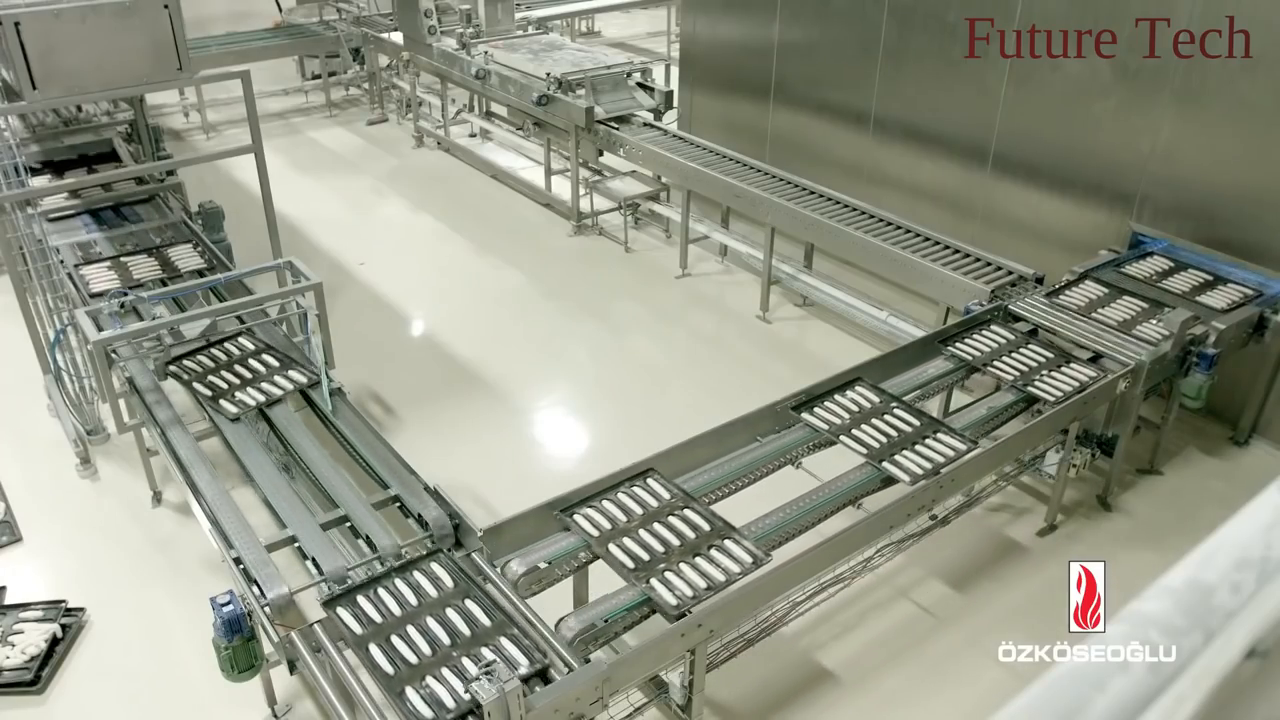
#> input picture frame 66 of object-detection/question_1/bread.mp4, 1280 x 720 px
$ python tempMatching.py
#> lines starting #> are read from the running program, lines starting #| are printed output that depends on the picture
import re
import os
import sys
import time

import cv2
import numpy as np

from math import *
from skimage.feature import local_binary_pattern


cap = cv2.VideoCapture('bread.mp4')

#
# if __name__ == "__main__":
#     r = cv2.selectROI(im)
#     extractFeature(gtPath);
#     print('ok')
# 2424 5800
#3838


# cap.set(1,5000)


ret, frame = cap.read()
#> frame is the input picture: shape (720, 1280, 3); mean B, G, R 135, 150.6, 147.7
res = cv2.resize(frame, None, fx=.7, fy=.7, interpolation=cv2.INTER_BITS)
res  = cv2.cvtColor(res, cv2.COLOR_BGR2GRAY)
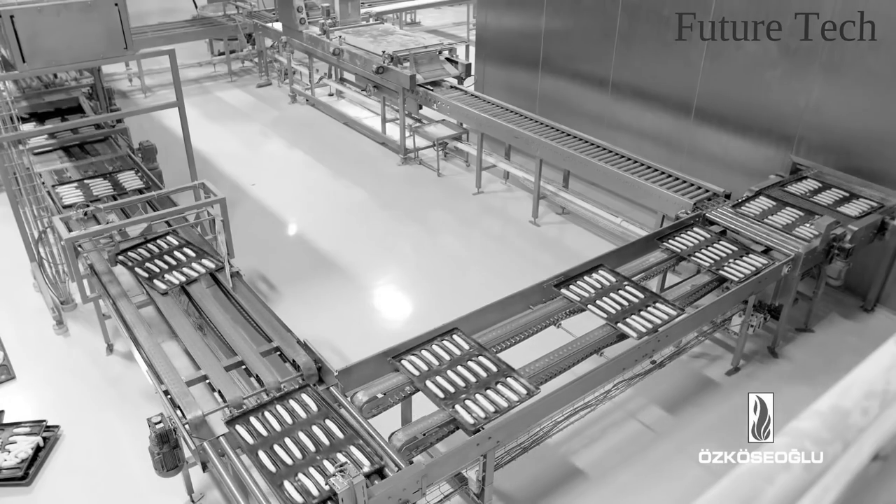
#> res: shape (504, 896); min 0, max 255, mean 148


selected = [ 0,0]
while selected == [0,0]:
    _, frame = cap.read()
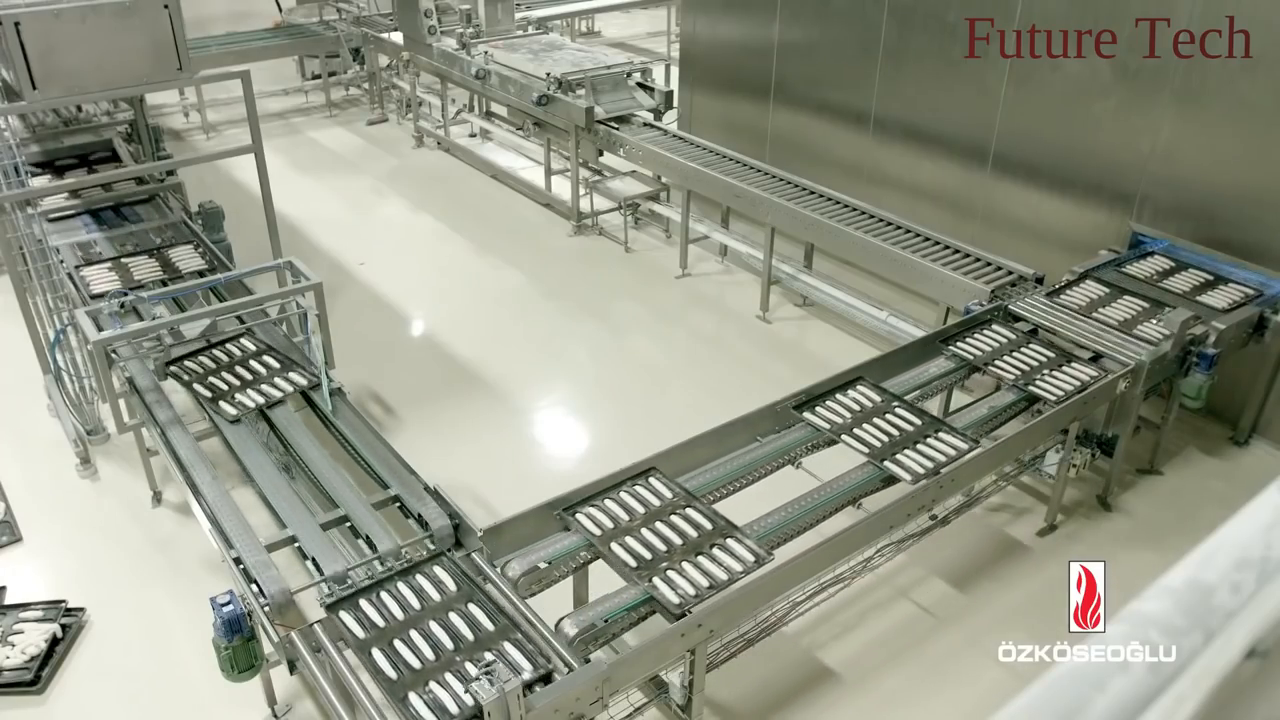
#> input picture frame 67 of object-detection/question_1/bread.mp4, 1280 x 720 px
#> frame is the input picture: shape (720, 1280, 3); mean B, G, R 134.9, 150.6, 147.7
    res = cv2.resize(frame, None, fx=.7, fy=.7, interpolation=cv2.INTER_BITS)
#> res: shape (504, 896, 3)
    res = cv2.cvtColor(res, cv2.COLOR_BGR2GRAY)
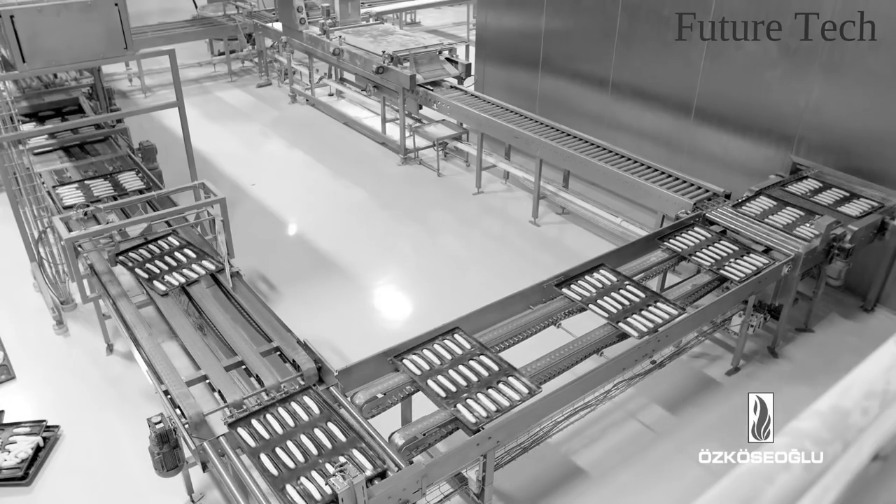
#> res: shape (504, 896); min 0, max 255, mean 148
#> (the run stopped early here; a loop or call above may not have finished)

$ run again, starting later in the video
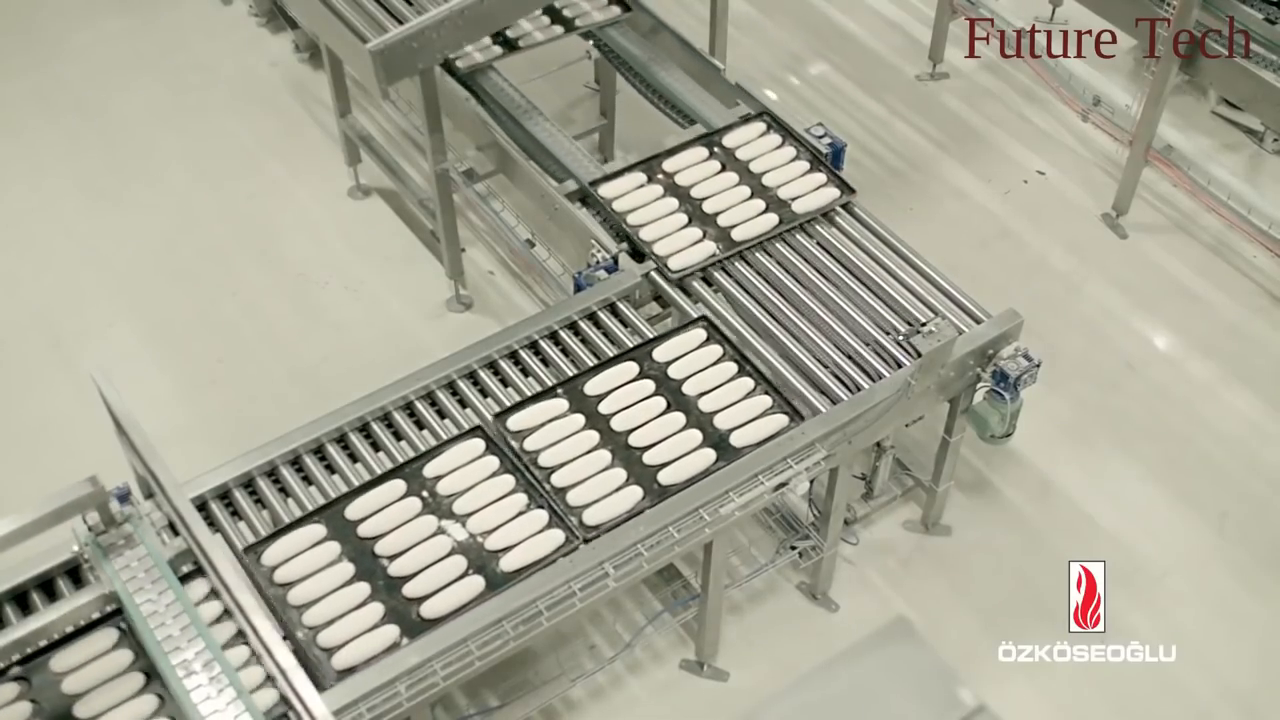
#> input picture frame 297 of object-detection/question_1/bread.mp4, 1280 x 720 px
#> frame is the input picture: shape (720, 1280, 3); mean B, G, R 151.5, 167.9, 169.2
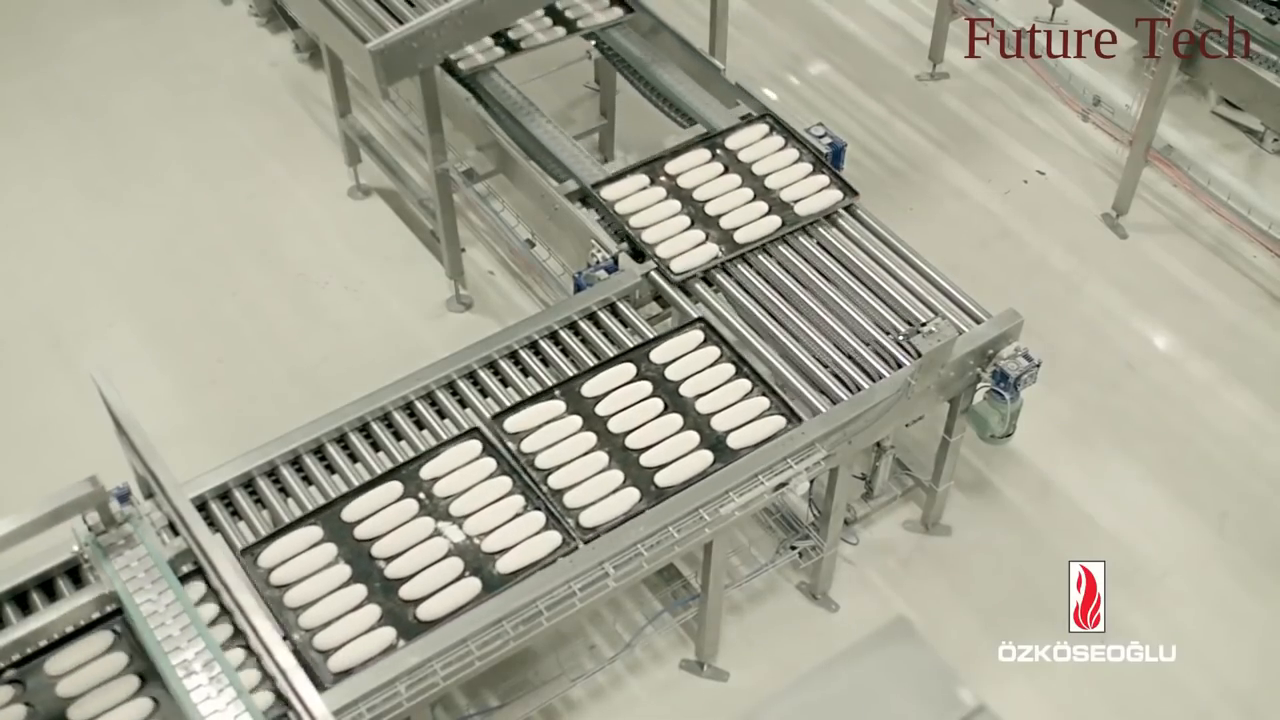
#> input picture frame 298 of object-detection/question_1/bread.mp4, 1280 x 720 px
#> frame is the input picture: shape (720, 1280, 3); mean B, G, R 151.3, 167.8, 169.1
#> `res = cv2.cvtColor(res, cv2.COLOR_BGR2GRAY)`:
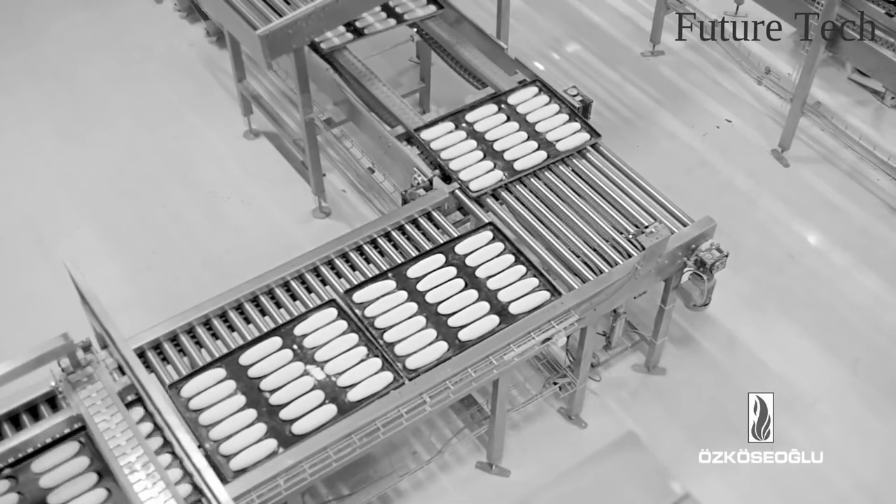
#> res: shape (504, 896); min 0, max 255, mean 166.3

$ run again, starting later in the video
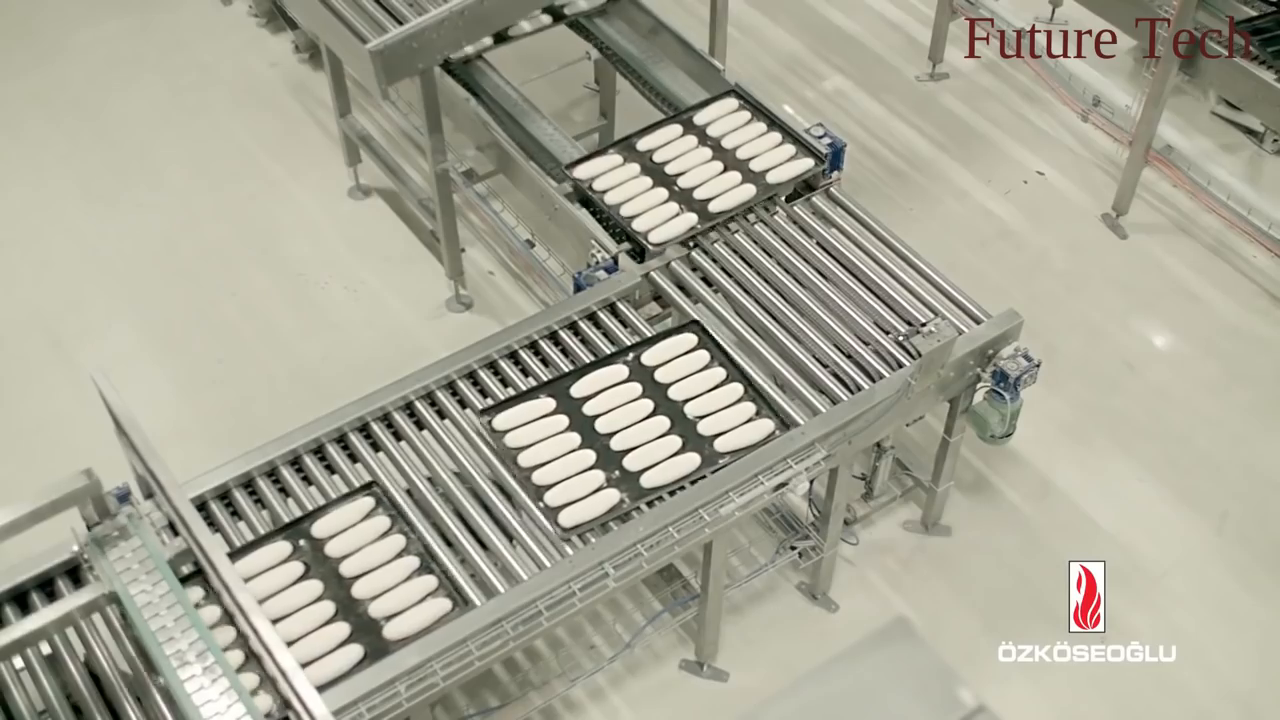
#> input picture frame 528 of object-detection/question_1/bread.mp4, 1280 x 720 px
#> frame is the input picture: shape (720, 1280, 3); mean B, G, R 151.2, 167.3, 168.9
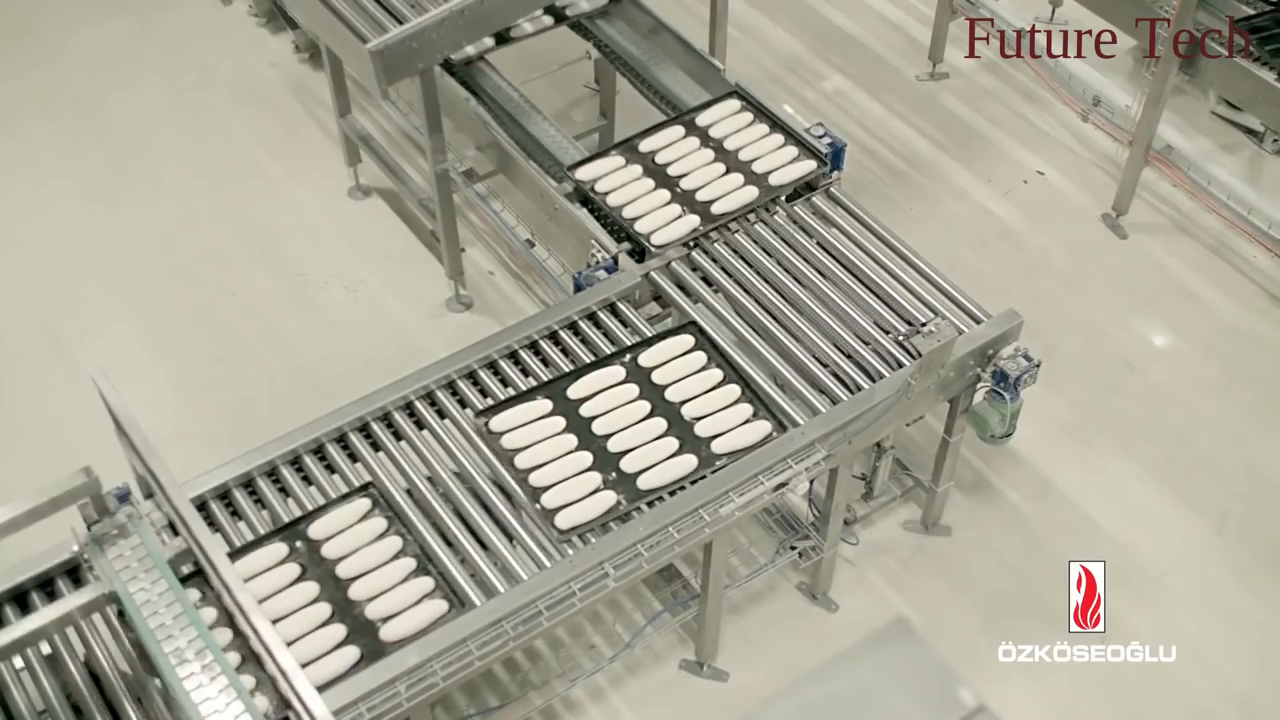
#> input picture frame 529 of object-detection/question_1/bread.mp4, 1280 x 720 px
#> frame is the input picture: shape (720, 1280, 3); mean B, G, R 150.9, 167.1, 168.6
#> `res = cv2.cvtColor(res, cv2.COLOR_BGR2GRAY)`:
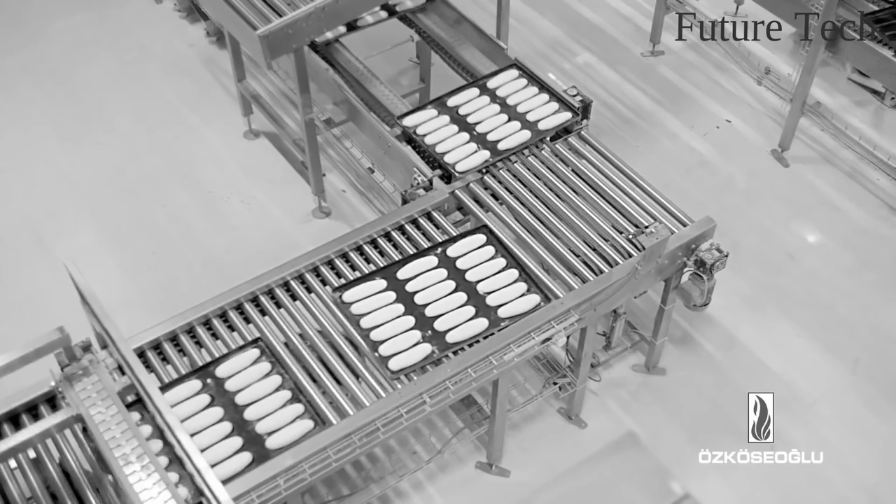
#> res: shape (504, 896); min 0, max 255, mean 165.7
